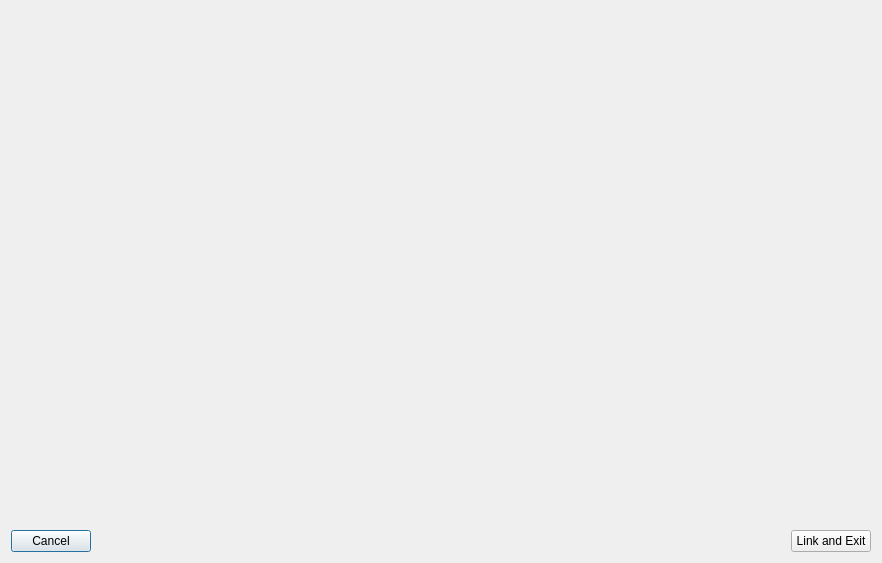
<?xml version="1.0" encoding="UTF-8"?>
<ui version="4.0">
 <class>SensorToDAQLinker</class>
 <widget class="QDialog" name="SensorToDAQLinker">
  <property name="geometry">
   <rect>
    <x>0</x>
    <y>0</y>
    <width>882</width>
    <height>563</height>
   </rect>
  </property>
  <property name="windowTitle">
   <string>Link Sensor Labels to DAQ Channels</string>
  </property>
  <layout class="QHBoxLayout" name="horizontalLayout_2">
   <item>
    <layout class="QVBoxLayout" name="verticalLayout">
     <item>
      <widget class="QWidget" name="widget" native="true">
       <property name="sizePolicy">
        <sizepolicy hsizetype="Preferred" vsizetype="Expanding">
         <horstretch>0</horstretch>
         <verstretch>0</verstretch>
        </sizepolicy>
       </property>
       <layout class="QHBoxLayout" name="horizontalLayout_4">
        <item>
         <layout class="QVBoxLayout" name="verticalLayout_2">
          <item>
           <spacer name="verticalSpacer">
            <property name="orientation">
             <enum>Qt::Vertical</enum>
            </property>
            <property name="sizeHint" stdset="0">
             <size>
              <width>20</width>
              <height>40</height>
             </size>
            </property>
           </spacer>
          </item>
          <item>
           <layout class="QHBoxLayout" name="horizontalLayout_3">
            <item>
             <spacer name="horizontalSpacer_2">
              <property name="orientation">
               <enum>Qt::Horizontal</enum>
              </property>
              <property name="sizeHint" stdset="0">
               <size>
                <width>40</width>
                <height>20</height>
               </size>
              </property>
             </spacer>
            </item>
            <item>
             <widget class="QWidget" name="widget_2" native="true">
              <layout class="QHBoxLayout" name="horizontalLayout_5">
               <item>
                <layout class="QFormLayout" name="sensorAndDaqFormLayout"/>
               </item>
              </layout>
             </widget>
            </item>
            <item>
             <spacer name="horizontalSpacer_3">
              <property name="orientation">
               <enum>Qt::Horizontal</enum>
              </property>
              <property name="sizeHint" stdset="0">
               <size>
                <width>40</width>
                <height>20</height>
               </size>
              </property>
             </spacer>
            </item>
           </layout>
          </item>
          <item>
           <spacer name="verticalSpacer_2">
            <property name="orientation">
             <enum>Qt::Vertical</enum>
            </property>
            <property name="sizeHint" stdset="0">
             <size>
              <width>20</width>
              <height>40</height>
             </size>
            </property>
           </spacer>
          </item>
         </layout>
        </item>
       </layout>
      </widget>
     </item>
     <item>
      <layout class="QHBoxLayout" name="horizontalLayout">
       <item>
        <widget class="QPushButton" name="closeButton">
         <property name="text">
          <string>Cancel</string>
         </property>
        </widget>
       </item>
       <item>
        <spacer name="horizontalSpacer">
         <property name="orientation">
          <enum>Qt::Horizontal</enum>
         </property>
         <property name="sizeHint" stdset="0">
          <size>
           <width>40</width>
           <height>20</height>
          </size>
         </property>
        </spacer>
       </item>
       <item>
        <widget class="QPushButton" name="linkButton">
         <property name="text">
          <string>Link and Exit</string>
         </property>
        </widget>
       </item>
      </layout>
     </item>
    </layout>
   </item>
  </layout>
 </widget>
 <resources/>
 <connections/>
</ui>
